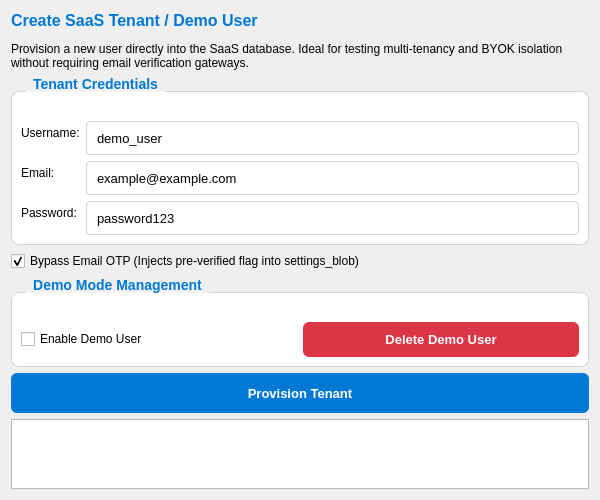
<?xml version="1.0" encoding="UTF-8"?>
<ui version="4.0">
 <class>CreateTenant</class>
 <widget class="QWidget" name="CreateTenant">
  <property name="styleSheet">
   <string notr="true">QGroupBox { font-size: 14px; font-weight: bold; color: #0078d4; border: 1px solid #ced4da; border-radius: 8px; margin-top: 15px; padding-top: 20px; background-color: #ffffff; }
QGroupBox::title { subcontrol-origin: margin; left: 15px; padding: 0 5px; }
QPushButton { background-color: #0078d4; color: white; border: none; padding: 10px 20px; border-radius: 6px; font-weight: bold; font-size: 13px; }
QLineEdit, QComboBox { padding: 8px; border: 1px solid #ced4da; border-radius: 4px; background-color: #ffffff; font-size: 13px; }
QLineEdit:focus, QComboBox:focus { border: 1px solid #0078d4; }</string>
  </property>
  <property name="geometry">
   <rect>
    <x>0</x>
    <y>0</y>
    <width>600</width>
    <height>500</height>
   </rect>
  </property>
  <property name="windowTitle">
   <string>Create SaaS Tenant</string>
  </property>
  <layout class="QVBoxLayout" name="verticalLayout">
   <item>
    <widget class="QLabel" name="label_title">
     <property name="text">
      <string>&lt;html&gt;&lt;head/&gt;&lt;body&gt;&lt;p&gt;&lt;span style=&quot; font-size:12pt; font-weight:600; color:#0078d4;&quot;&gt;Create SaaS Tenant / Demo User&lt;/span&gt;&lt;/p&gt;&lt;p&gt;Provision a new user directly into the SaaS database. Ideal for testing multi-tenancy and BYOK isolation without requiring email verification gateways.&lt;/p&gt;&lt;/body&gt;&lt;/html&gt;</string>
     </property>
     <property name="wordWrap">
      <bool>true</bool>
     </property>
    </widget>
   </item>
   <item>
    <widget class="QGroupBox" name="groupBox">
     <property name="title">
      <string>Tenant Credentials</string>
     </property>
     <layout class="QFormLayout" name="formLayout">
      <item row="0" column="0">
       <widget class="QLabel" name="label">
        <property name="text">
         <string>Username:</string>
        </property>
       </widget>
      </item>
      <item row="0" column="1">
       <widget class="QLineEdit" name="tenantUser">
        <property name="text">
         <string>demo_user</string>
        </property>
       </widget>
      </item>
      <item row="1" column="0">
       <widget class="QLabel" name="label_2">
        <property name="text">
         <string>Email:</string>
        </property>
       </widget>
      </item>
      <item row="1" column="1">
       <widget class="QLineEdit" name="tenantEmail">
        <property name="text">
         <string>example@example.com</string>
        </property>
       </widget>
      </item>
      <item row="2" column="0">
       <widget class="QLabel" name="label_3">
        <property name="text">
         <string>Password:</string>
        </property>
       </widget>
      </item>
      <item row="2" column="1">
       <widget class="QLineEdit" name="tenantPass">
        <property name="text">
         <string>password123</string>
        </property>
       </widget>
      </item>
     </layout>
    </widget>
   </item>
   <item>
    <widget class="QCheckBox" name="checkBypassOTP">
     <property name="text">
      <string>Bypass Email OTP (Injects pre-verified flag into settings_blob)</string>
     </property>
     <property name="checked">
      <bool>true</bool>
     </property>
    </widget>
   </item>
   <item>
    <widget class="QGroupBox" name="groupBoxDemo">
     <property name="title">
      <string>Demo Mode Management</string>
     </property>
     <layout class="QHBoxLayout" name="horizontalLayout">
      <item>
       <widget class="QCheckBox" name="checkEnableDemo">
        <property name="text">
         <string>Enable Demo User</string>
        </property>
       </widget>
      </item>
      <item>
       <widget class="QPushButton" name="btnDeleteDemo">
        <property name="text">
         <string>Delete Demo User</string>
        </property>
        <property name="visible">
         <bool>false</bool>
        </property>
        <property name="styleSheet">
         <string>background-color: #dc3545;</string>
        </property>
       </widget>
      </item>
     </layout>
    </widget>
   </item>
   <item>
    <widget class="QPushButton" name="btn_create">
     <property name="text">
      <string>Provision Tenant</string>
     </property>
     <property name="minimumSize">
      <size>
       <width>0</width>
       <height>40</height>
      </size>
     </property>
    </widget>
   </item>
   <item>
    <widget class="QTextEdit" name="log_output">
     <property name="readOnly">
      <bool>true</bool>
     </property>
    </widget>
   </item>
  </layout>
 </widget>
 <resources/>
 <connections/>
</ui>
